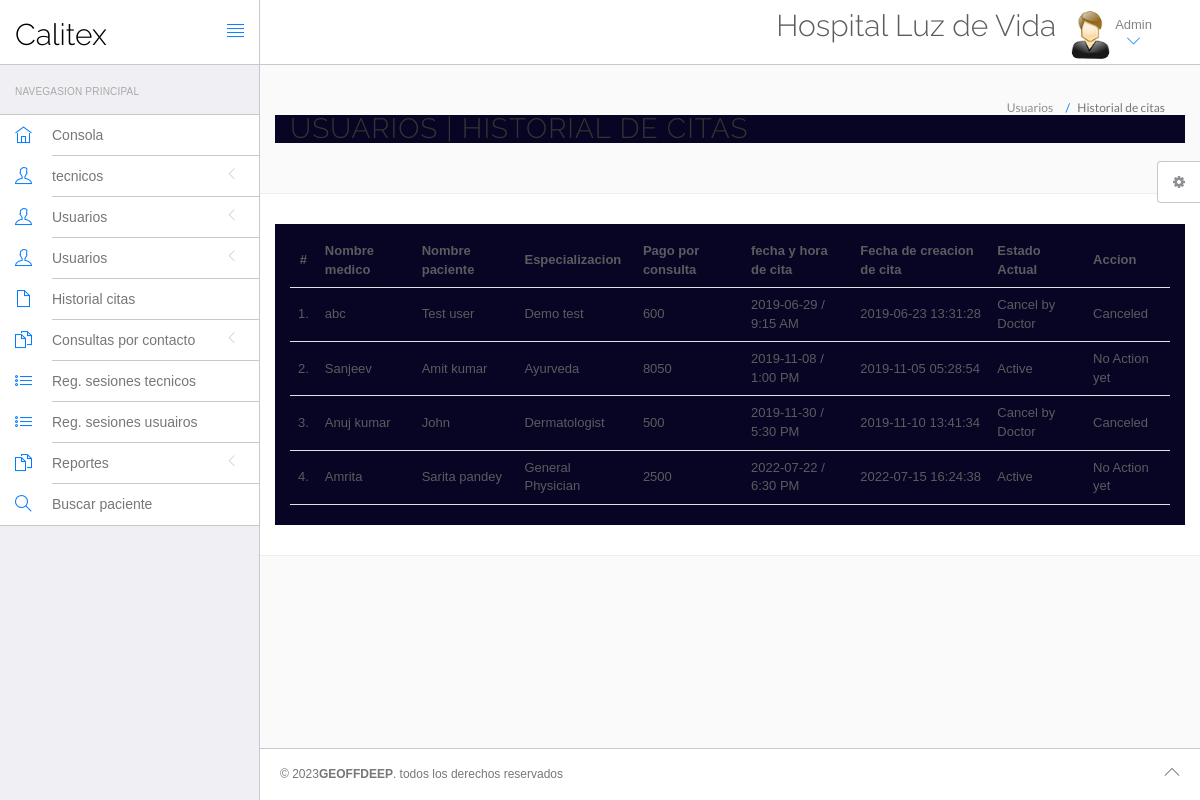
/hms/admin/appointment-history.php (signed in), run on the app's committed database.
### tables this page shows
CREATE TABLE `appointment` (
  `id` int(11) NOT NULL AUTO_INCREMENT,
  `doctorSpecialization` varchar(255) DEFAULT NULL,
  `doctorId` int(11) DEFAULT NULL,
  `userId` int(11) DEFAULT NULL,
  `consultancyFees` int(11) DEFAULT NULL,
  `appointmentDate` varchar(255) DEFAULT NULL,
  `appointmentTime` varchar(255) DEFAULT NULL,
  `postingDate` timestamp NULL DEFAULT current_timestamp(),
  `userStatus` int(11) DEFAULT NULL,
  `doctorStatus` int(11) DEFAULT NULL,
  `updationDate` timestamp NULL DEFAULT NULL ON UPDATE current_timestamp(),
  PRIMARY KEY (`id`)
);

CREATE TABLE `doctors` (
  `id` int(11) NOT NULL AUTO_INCREMENT,
  `specilization` varchar(255) DEFAULT NULL,
  `doctorName` varchar(255) DEFAULT NULL,
  `address` longtext DEFAULT NULL,
  `docFees` varchar(255) DEFAULT NULL,
  `contactno` bigint(11) DEFAULT NULL,
  `docEmail` varchar(255) DEFAULT NULL,
  `password` varchar(255) DEFAULT NULL,
  `creationDate` timestamp NULL DEFAULT current_timestamp(),
  `updationDate` timestamp NULL DEFAULT NULL ON UPDATE current_timestamp(),
  PRIMARY KEY (`id`)
);

CREATE TABLE `users` (
  `id` int(11) NOT NULL AUTO_INCREMENT,
  `fullName` varchar(255) DEFAULT NULL,
  `address` longtext DEFAULT NULL,
  `city` varchar(255) DEFAULT NULL,
  `gender` varchar(255) DEFAULT NULL,
  `email` varchar(255) DEFAULT NULL,
  `password` varchar(255) DEFAULT NULL,
  `regDate` timestamp NULL DEFAULT current_timestamp(),
  `updationDate` timestamp NULL DEFAULT NULL ON UPDATE current_timestamp(),
  PRIMARY KEY (`id`),
  KEY `email` (`email`)
);

### hms/admin/appointment-history.php (the view, shortened to what this page needs)
<?php
include 'include/config.php';
?>
<!DOCTYPE html>
<html lang="en">
	<head>
		<link rel="stylesheet" href="vendor/bootstrap/css/bootstrap.min.css">
		<link rel="stylesheet" href="vendor/fontawesome/css/font-awesome.min.css">
		<link rel="stylesheet" href="vendor/themify-icons/themify-icons.min.css">
		<link href="vendor/animate.css/animate.min.css" rel="stylesheet" media="screen">
		<link href="vendor/perfect-scrollbar/perfect-scrollbar.min.css" rel="stylesheet" media="screen">
		<link href="vendor/switchery/switchery.min.css" rel="stylesheet" media="screen">
		<link href="vendor/bootstrap-touchspin/jquery.bootstrap-touchspin.min.css" rel="stylesheet" media="screen">
		<link href="vendor/select2/select2.min.css" rel="stylesheet" media="screen">
		<link href="vendor/bootstrap-datepicker/bootstrap-datepicker3.standalone.min.css" rel="stylesheet" media="screen">
		<link href="vendor/bootstrap-timepicker/bootstrap-timepicker.min.css" rel="stylesheet" media="screen">
		<link rel="stylesheet" href="assets/css/styles.css">
		<link rel="stylesheet" href="assets/css/plugins.css">
		<link rel="stylesheet" href="assets/css/themes/theme-1.css" id="skin_color" />
	</head>
	<body>
		<div id="app">
<?php include 'include/sidebar.php';?>
			<div class="app-content">
					<?php include 'include/header.php';?>
				<div class="main-content" >
					<div class="wrap-content container" id="container">
						<section id="page-title">
							<div class="row">
								<div class="col-sm-8">
									<h1 class="mainTitle">Usuarios  | Historial de citas</h1>
																	</div>
								<ol class="breadcrumb">
									<li>
										<span>Usuarios</span>
									</li>
									<li class="active">
										<span>Historial de citas</span>
									</li>
								</ol>
							</div>
						</section>
						<div class="container-fluid container-fullw bg-white">
									<div class="row">
								<div class="col-md-12">
									<table class="table table-hover" id="sample-table-1">
										<thead>
											<tr>
												<th class="center">#</th>
												<th class="hidden-xs">Nombre medico</th>
												<th>Nombre paciente</th>
												<th>Especializacion</th>
												<th>Pago por consulta</th>
												<th>fecha y hora de cita</th>
												<th>Fecha de creacion de cita</th>
												<th>Estado Actual</th>
												<th>Accion</th>
											</tr>
										</thead>
										<tbody>
<?php
$sql = mysqli_query($con, "select doctors.doctorName as docname,users.fullName as pname,appointment.*  from appointment join doctors on doctors.id=appointment.doctorId join users on users.id=appointment.userId ");
$cnt = 1;
while ($row = mysqli_fetch_array($sql)) {
    ?>
											<tr>
												<td class="center"><?php echo $cnt; ?>.</td>
												<td class="hidden-xs"><?php echo $row['docname']; ?></td>
												<td class="hidden-xs"><?php echo $row['pname']; ?></td>
												<td><?php echo $row['doctorSpecialization']; ?></td>
												<td><?php echo $row['consultancyFees']; ?></td>
												<td><?php echo $row['appointmentDate']; ?> / <?php echo
        $row['appointmentTime']; ?>
												</td>
												<td><?php echo $row['postingDate']; ?></td>
												<td>
<?php if (($row['userStatus'] == 1) && ($row['doctorStatus'] == 1)) {
        echo "Active";
    }
    if (($row['userStatus'] == 1) && ($row['doctorStatus'] == 0)) {
        echo "Cancel by Doctor";
    }
    ?></td>
												<td >
												<div class="visible-md visible-lg hidden-sm hidden-xs">
							<?php if (($row['userStatus'] == 1) && ($row['doctorStatus'] == 1)) {
        echo "No Action yet";
    } else {
        echo "Canceled";
    }?>
												</div>
												</td>
											</tr>
											<?php
$cnt = $cnt + 1;
}?>
										</tbody>
									</table>
								</div>
							</div>
								</div>
					</div>
				</div>
			</div>
	<?php include 'include/footer.php';?>
	<?php include 'include/setting.php';?>
		</div>
	</body>
</html>

### hms/admin/assets/css/themes/theme-1.css (style rules this page uses)
body { background: #FAFAFA; }

### data on the page
appointment: doctorId.doctorName "abc", userId.fullName "Test user", doctorSpecialization "Demo test", consultancyFees "600", appointmentDate "2019-06-29", appointmentTime "9:15 AM", postingDate "2019-06-23 13:31:28", userStatus "Cancel by Doctor"
appointment: doctorId.doctorName "Sanjeev", userId.fullName "Amit kumar", doctorSpecialization "Ayurveda", consultancyFees "8050", appointmentDate "2019-11-08", appointmentTime "1:00 PM", postingDate "2019-11-05 05:28:54", userStatus "Active"
appointment: doctorId.doctorName "Anuj kumar", userId.fullName "John", doctorSpecialization "Dermatologist", consultancyFees "500", appointmentDate "2019-11-30", appointmentTime "5:30 PM", postingDate "2019-11-10 13:41:34", userStatus "Cancel by Doctor"
appointment: doctorId.doctorName "Amrita", userId.fullName "Sarita pandey", doctorSpecialization "General Physician", consultancyFees "2500", appointmentDate "2022-07-22", appointmentTime "6:30 PM", postingDate "2022-07-15 16:24:38", userStatus "Active"
